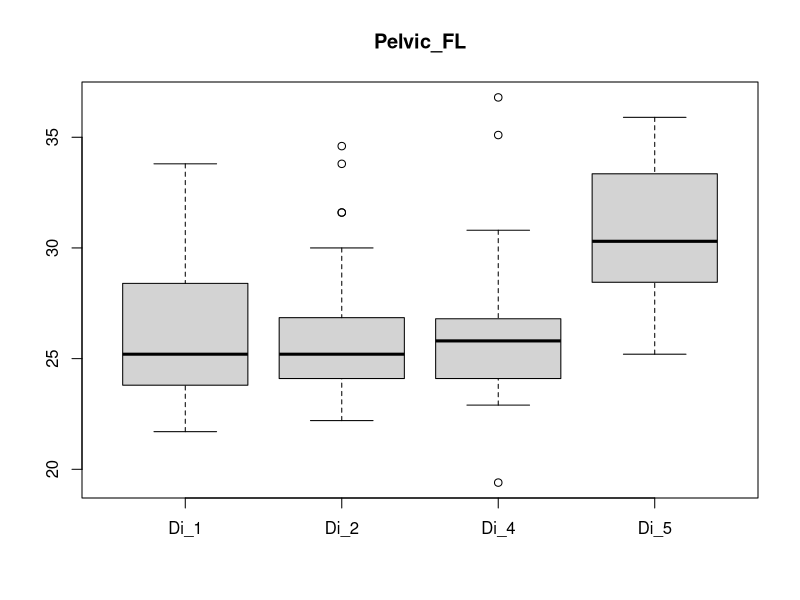

This figure's R source:
Di_1 <- c(31.3,29.4,31.9,27.3,25.0,25.0,22.7,26.4,25.0,21.9,24.8,23.8,27.8,27.4,22.1,26.1,23.8,21.8,31.9,27.7,31.4,28.0,33.8,26.9,24.6,24.2,32.0,24.5,28.7,32.0,29.0,24.5,24.2,23.3,23.7,25.8,23.1,28.7,23.3,23.0,22.8,31.3,26.5,24.0,28.4,24.5,23.1,26.3,21.7,25.4)
Di_2 <- c(23.8,24.7,25.6,22.4,23.1,22.2,28.6,23.7,25.8,26.6,24.4,28.5,26.1,23.0,30.0,31.6,22.5,29.8,29.7,25.2,28.9,23.5,23.9,24.7,24.3,27.3,24.2,24.7,25.9,24.2,33.8,26.0,22.6,26.4,22.2,24.0,26.6,28.0,26.0,24.8,25.0,27.1,24.9,25.0,25.6,23.7,34.6,24.6,31.6,25.3,25.5)
Di_4 <- c(25.9,26.3,23.3,26.8,30.8,28.5,24.9,28.2,36.8,26.0,28.9,24.7,24.5,24.8,23.4,19.4,22.9,24.1,25.8,25.4,24.4,30.4,27.8,26.4,29.1,26.7,23.9,23.1,24.2,25.8,26.4,24.6,26.4,26.9,25.5,23.7,35.1,24.2,26.5,23.5,25.9,25.3,28.9,24.1,25.8,26.5,23.8,23.4,23.3,25.9,27.3,24.1,28.8,25.3)
Di_5 <- c(31.2,33.2,34.6,25.2,29.1,33.5,31.7,31.1,29.5,28.7,34.3,33.2,35.9,28.3,35.5,26.2,29.2,28.6,27.3,27.1)
svg(filename = 'morpho_data/boxplotPelvic_FL.svg')
boxplot(Di_1, Di_2, Di_4, Di_5, names = c('Di_1', 'Di_2', 'Di_4', 'Di_5'), main = 'Pelvic_FL')
dev.off()
